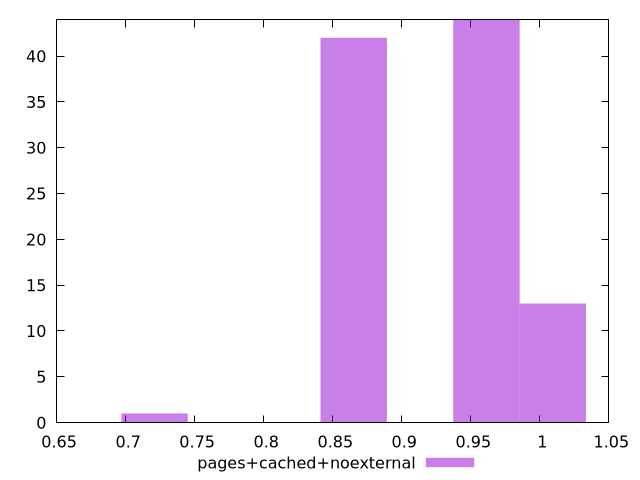

Here is the gnuplot script that generated this plot:
$_pagesCachedNoexternal <<EOF
1.0093528137761372 13
0.8651595546652604 42
0.9612883940725115 44
0.7209662955543836 1
EOF
set key outside below
set terminal pngcairo
set output "report_00005_2020-11-02T22-26-11.212Z/uses-http2/pages+cached+noexternal//hist.png"
set yrange [0:44]
set boxwidth 0.04806441970362558
set style fill transparent solid 0.5 noborder
plot $_pagesCachedNoexternal title "pages+cached+noexternal" with boxes ,
